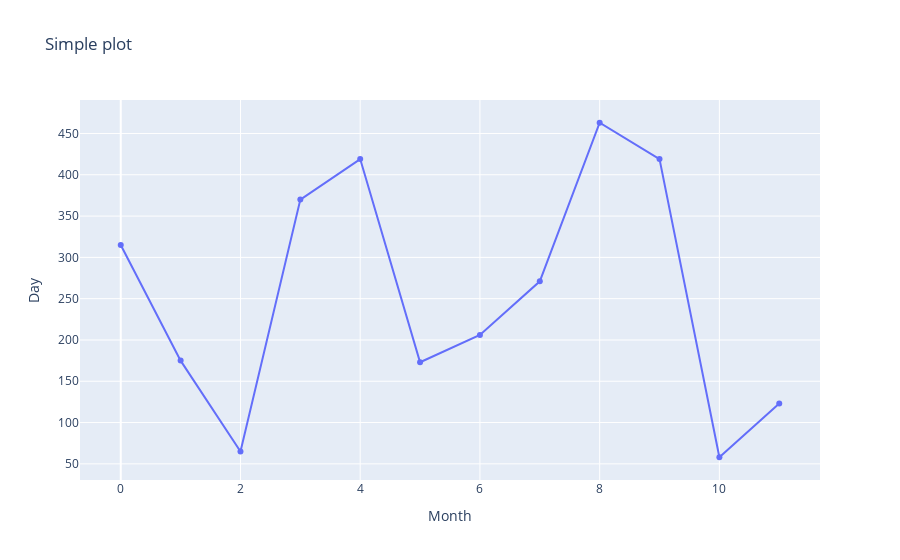

Source (notebook cell):
### Code cell
fig = go.Figure(data=go.Scatter(x=x, y=y))
fig.update_layout(title='Simple plot', xaxis_title='Month', yaxis_title='Day')
fig.show()

### Figure 1 — Plotly figure (JSON) as saved in the notebook; plotly's stock layout.template omitted (floating-point values rounded to 4 significant figures)
{"data": [{"type": "scatter", "x": [0, 1, 2, 3, 4, 5, 6, 7, 8, 9, 10, 11], "y": [315, 175, 65, 370, 419, 173, 206, 271, 463, 419, 58, 123]}], "layout": {"title": {"text": "Simple plot"}, "xaxis": {"title": {"text": "Month"}}, "yaxis": {"title": {"text": "Day"}}}}
